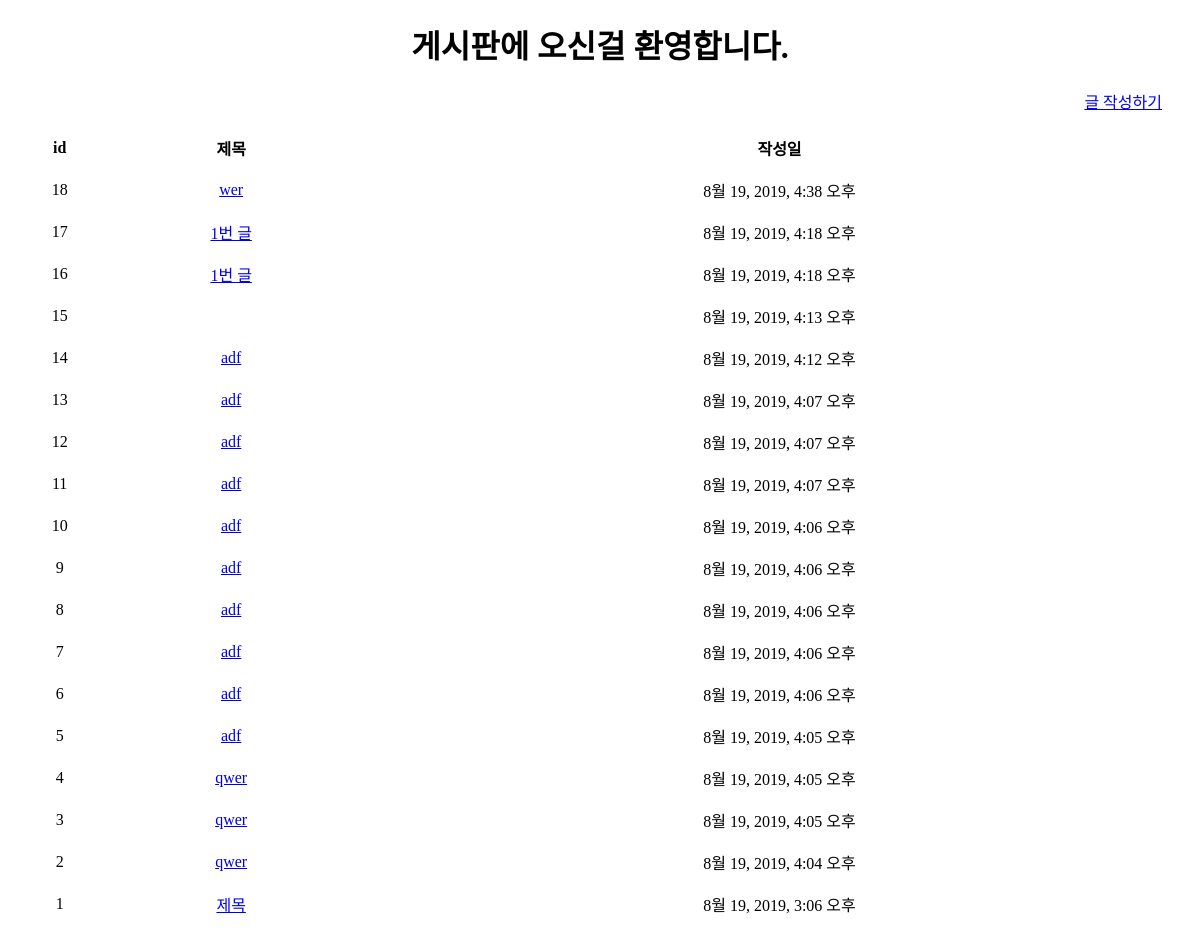
The app's page /articles/, older data.
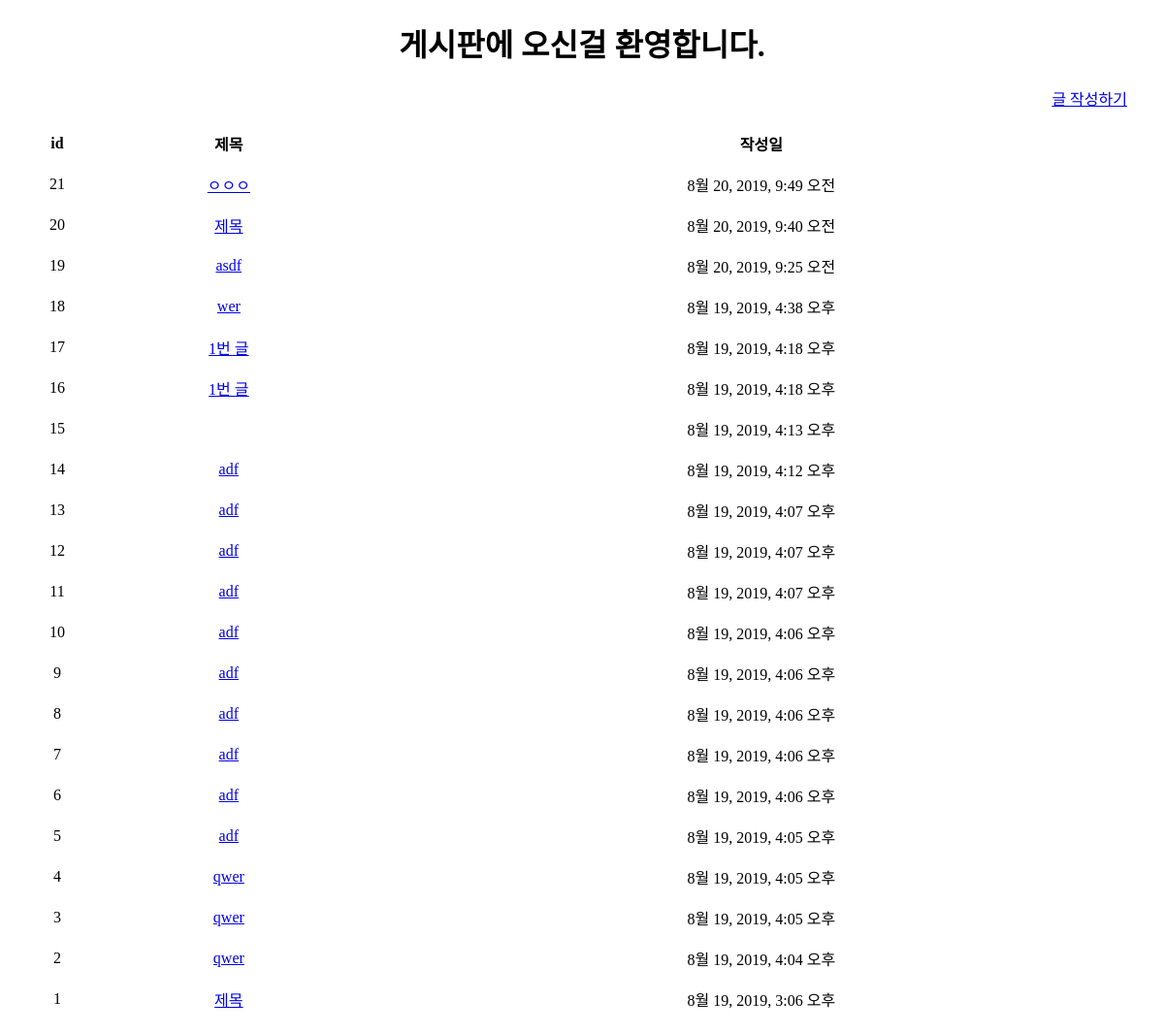
The same page, newer data.
### articles/models.py (models this page shows, shortened)
class Article(models.Model):
    title = models.CharField(max_length=10)
    content = models.TextField()
    created_at = models.DateTimeField(auto_now_add=True)
    updated_at = models.DateTimeField(auto_now=True)

### articles/views.py (the view)
# urls.py: path('', views.index),
def index(request):
    articles = Article.objects.order_by('-id')
    context = {
        'articles': articles
    }
    return render(request, 'articles/index.html', context)

### articles/templates/articles/index.html (shortened to what this page needs)
{% extends 'articles/base.html' %}
{% block body %}
  <h1>게시판에 오신걸 환영합니다.</h1>
  <a class="go" href="/articles/new/">글 작성하기</a>
  <table>
    <tr>
      <th>id</th>
      <th>제목</th>
      <th>작성일</th>
    </tr>
    {% for article in articles %}
    <tr>
      <td>{{ article.id }}</td>
      <td><a href="/articles/{{ article.pk }}">{{ article.title }}</a></td>
      <td>{{ article.created_at }}</td>
    </tr>
    {% endfor %}
  </table>
{% endblock %}

Row changes from the older to the newer data that the page shows:
added Article: id "21", title "ㅇㅇㅇ", created_at "8월 20, 2019, 9:49 오전"
added Article: id "20", title "제목", created_at "8월 20, 2019, 9:40 오전"
added Article: id "19", title "asdf", created_at "8월 20, 2019, 9:25 오전"
